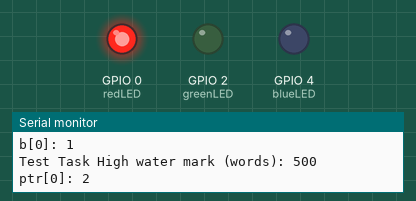
This sketch was run on a simulated ESP32. Shown: output pins drawn as LEDs (lit = HIGH), the last lines printed to the serial monitor.

Above: at 10.5 s.
At 12.5 s:
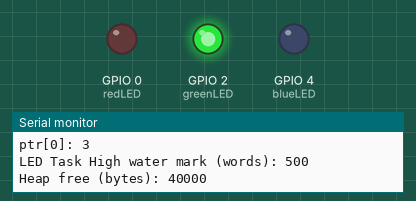
At 14.5 s:
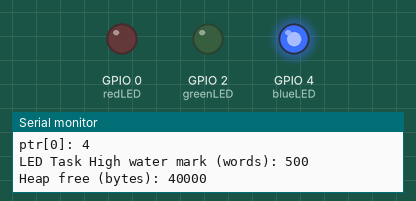
At 15.5 s:
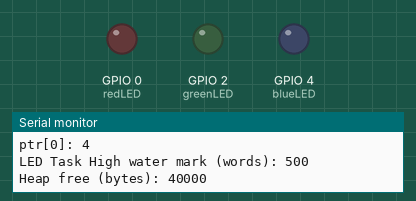
Timing chart, 0 to 17.8 s (numbered marks = the images above):
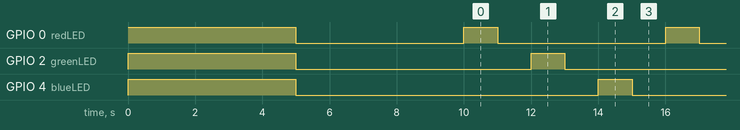

The sketch:

Chapter4.ino
```cpp
// Limit to only 1 of the 2 cores to ease the learning of FreeRTOS
#if CONFIG_FREERTOS_UNICORE
static const BaseType_t app_cpu = 0;
#else
static const BaseType_t app_cpu = 1;
#endif

// Pins
static const int redLED = 0;
static const int greenLED = 2;
static const int blueLED = 4;

// Task Handles
static TaskHandle_t task_1 = NULL;

// Tasks
void testTask(void *parameter) {
  /*
    Task: allocates an array that is intended to try and overflow the task stack
  */

  int a = 1;
  while(1) {

    int b[100];

    // Do something with array, so it isn't removed...
    for(int i=0; i<100; i++) {

        b[i] = a + i;

    }
    a++;
    Serial.print("b[0]: ");
    Serial.println(b[0]);

    // Allocate new memory
    int *ptr = (int*)pvPortMalloc(1 * 1024 * sizeof(int));
    ptr[0] = a;

    // Print the remaining stack memory
    Serial.print("Test Task High water mark (words): ");
    Serial.println(uxTaskGetStackHighWaterMark(NULL));

    Serial.print("ptr[0]: ");
    Serial.println(ptr[0]);

    // Don't deallocate the memory, to show the stack being consumed slowly...
    vPortFree(ptr);

    vTaskDelay(2000 / portTICK_PERIOD_MS);
  }

}

// Create a task to toggle the LED
void ledTask(void *parameter) {
  /*
    Task to blink the built-in LED
  */

  int ledSelect = 0;

  while(1) {

    // Cycle through the LEDs
    if(ledSelect == 0) {
      // RED LED
      digitalWrite(redLED, HIGH);
      vTaskDelay(1000 / portTICK_PERIOD_MS);
      digitalWrite(redLED, LOW);
      vTaskDelay(1000 / portTICK_PERIOD_MS);
      ledSelect = 1;
    } else if(ledSelect == 1) {
      // GREEN LED
      digitalWrite(greenLED, HIGH);
      vTaskDelay(1000 / portTICK_PERIOD_MS);
      digitalWrite(greenLED, LOW);
      vTaskDelay(1000 / portTICK_PERIOD_MS);
      ledSelect = 2;
    } else {
      // BLUE LED
      digitalWrite(blueLED, HIGH);
      vTaskDelay(1000 / portTICK_PERIOD_MS);
      digitalWrite(blueLED, LOW);
      vTaskDelay(1000 / portTICK_PERIOD_MS);
      ledSelect = 0;
    }

    // Print the remaining stack memory
    Serial.print("LED Task High water mark (words): ");
    Serial.println(uxTaskGetStackHighWaterMark(NULL));

    // Print out the free heap memory
    Serial.print("Heap free (bytes): ");
    Serial.println(xPortGetFreeHeapSize());

  }
}

void setup() {

  // Configure the Serial Terminal
  Serial.begin(250000);

  pinMode(redLED, OUTPUT);
  pinMode(greenLED, OUTPUT);
  pinMode(blueLED, OUTPUT);

  digitalWrite(redLED, HIGH);
  digitalWrite(greenLED, HIGH);
  digitalWrite(blueLED, HIGH);
  vTaskDelay(5000 / portTICK_PERIOD_MS);
  digitalWrite(redLED, LOW);
  digitalWrite(greenLED, LOW);
  digitalWrite(blueLED, LOW);
  vTaskDelay(5000 / portTICK_PERIOD_MS);

  // Hello!
  Serial.println();
  Serial.println("---FreeRTOS Chapter 4 Stack Overflow Demo---");

  // Start the test task with a small stack size to try and force a stack overflow
  xTaskCreatePinnedToCore(
    testTask,
    "Test Task",
    2048,
    NULL,
    1,
    &task_1,
    app_cpu
  );

  // Start the LED task
  xTaskCreatePinnedToCore(
    ledTask,
    "LED Task",
    1024,
    NULL,
    2,
    NULL,
    app_cpu
  );

}

void loop() {
  // Empty. Tasks are running independently.
}
```

Measured:
- by itself, GPIO 0 (redLED): alternates HIGH for 1.0 s and LOW for 5.0 s
- by itself, GPIO 2 (greenLED), GPIO 4 (blueLED): repeats every 6.0 s: HIGH 1.0 s, LOW 5.0 s
- by itself, everything shown: repeats every 6.0 s, in 6 steps
